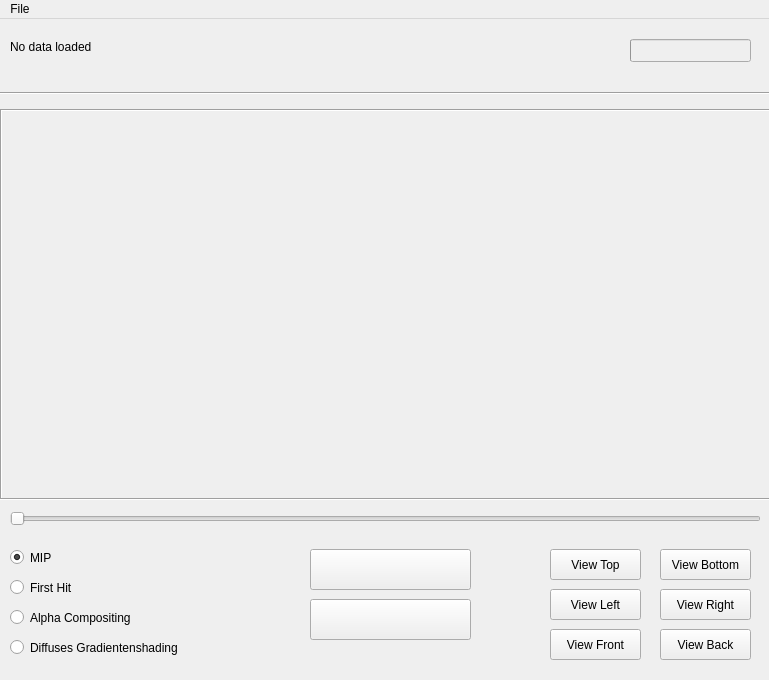
<?xml version="1.0" encoding="UTF-8"?>
<ui version="4.0">
 <class>MainWindow</class>
 <widget class="QMainWindow" name="MainWindow">
  <property name="geometry">
   <rect>
    <x>0</x>
    <y>0</y>
    <width>769</width>
    <height>680</height>
   </rect>
  </property>
  <property name="windowTitle">
   <string>Visualisierung 1</string>
  </property>
  <widget class="QWidget" name="centralwidget">
   <widget class="QLabel" name="labelTop">
    <property name="geometry">
     <rect>
      <x>10</x>
      <y>20</y>
      <width>1001</width>
      <height>16</height>
     </rect>
    </property>
    <property name="text">
     <string>No data loaded</string>
    </property>
   </widget>
   <widget class="QProgressBar" name="progressBar">
    <property name="enabled">
     <bool>false</bool>
    </property>
    <property name="geometry">
     <rect>
      <x>630</x>
      <y>20</y>
      <width>121</width>
      <height>23</height>
     </rect>
    </property>
    <property name="value">
     <number>0</number>
    </property>
    <property name="textVisible">
     <bool>false</bool>
    </property>
   </widget>
   <widget class="Line" name="line">
    <property name="geometry">
     <rect>
      <x>0</x>
      <y>49</y>
      <width>781</width>
      <height>51</height>
     </rect>
    </property>
    <property name="orientation">
     <enum>Qt::Horizontal</enum>
    </property>
   </widget>
   <widget class="QLabel" name="label">
    <property name="enabled">
     <bool>true</bool>
    </property>
    <property name="geometry">
     <rect>
      <x>0</x>
      <y>90</y>
      <width>771</width>
      <height>391</height>
     </rect>
    </property>
    <property name="autoFillBackground">
     <bool>false</bool>
    </property>
    <property name="frameShape">
     <enum>QFrame::Box</enum>
    </property>
    <property name="frameShadow">
     <enum>QFrame::Sunken</enum>
    </property>
    <property name="scaledContents">
     <bool>false</bool>
    </property>
    <property name="alignment">
     <set>Qt::AlignCenter</set>
    </property>
    <property name="value" stdset="0">
     <number>0</number>
    </property>
    <property name="textVisible" stdset="0">
     <bool>false</bool>
    </property>
   </widget>
   <widget class="QPushButton" name="CCW_rotation">
    <property name="geometry">
     <rect>
      <x>310</x>
      <y>530</y>
      <width>161</width>
      <height>41</height>
     </rect>
    </property>
    <property name="text">
     <string/>
    </property>
    <property name="icon">
     <iconset theme="ccw">
      <normaloff>CCW.png</normaloff>
      <normalon>CCW.png</normalon>CCW.png</iconset>
    </property>
    <property name="iconSize">
     <size>
      <width>200</width>
      <height>35</height>
     </size>
    </property>
   </widget>
   <widget class="QPushButton" name="CW_rotation">
    <property name="geometry">
     <rect>
      <x>310</x>
      <y>580</y>
      <width>161</width>
      <height>41</height>
     </rect>
    </property>
    <property name="text">
     <string/>
    </property>
    <property name="icon">
     <iconset theme="cw">
      <normaloff>CW.png</normaloff>
      <normalon>CW.png</normalon>CW.png</iconset>
    </property>
    <property name="iconSize">
     <size>
      <width>200</width>
      <height>40</height>
     </size>
    </property>
   </widget>
   <widget class="QSlider" name="color_bar">
    <property name="geometry">
     <rect>
      <x>10</x>
      <y>490</y>
      <width>751</width>
      <height>20</height>
     </rect>
    </property>
    <property name="orientation">
     <enum>Qt::Horizontal</enum>
    </property>
   </widget>
   <widget class="QRadioButton" name="MIP_trans">
    <property name="enabled">
     <bool>true</bool>
    </property>
    <property name="geometry">
     <rect>
      <x>10</x>
      <y>530</y>
      <width>301</width>
      <height>17</height>
     </rect>
    </property>
    <property name="text">
     <string>MIP </string>
    </property>
    <property name="checked">
     <bool>true</bool>
    </property>
   </widget>
   <widget class="QRadioButton" name="FirstHit_trans">
    <property name="geometry">
     <rect>
      <x>10</x>
      <y>560</y>
      <width>311</width>
      <height>17</height>
     </rect>
    </property>
    <property name="text">
     <string>First Hit </string>
    </property>
   </widget>
   <widget class="QRadioButton" name="alpha_trans">
    <property name="geometry">
     <rect>
      <x>10</x>
      <y>590</y>
      <width>281</width>
      <height>17</height>
     </rect>
    </property>
    <property name="text">
     <string>Alpha Compositing </string>
    </property>
   </widget>
   <widget class="QRadioButton" name="Grad_trans">
    <property name="geometry">
     <rect>
      <x>10</x>
      <y>620</y>
      <width>381</width>
      <height>17</height>
     </rect>
    </property>
    <property name="text">
     <string>Diffuses Gradientenshading</string>
    </property>
   </widget>
   <widget class="QPushButton" name="pushMinusZ">
    <property name="geometry">
     <rect>
      <x>660</x>
      <y>530</y>
      <width>91</width>
      <height>31</height>
     </rect>
    </property>
    <property name="text">
     <string>View Bottom</string>
    </property>
   </widget>
   <widget class="QPushButton" name="pushPlusY">
    <property name="geometry">
     <rect>
      <x>550</x>
      <y>570</y>
      <width>91</width>
      <height>31</height>
     </rect>
    </property>
    <property name="text">
     <string>View Left</string>
    </property>
   </widget>
   <widget class="QPushButton" name="pushPlusX">
    <property name="geometry">
     <rect>
      <x>550</x>
      <y>610</y>
      <width>91</width>
      <height>31</height>
     </rect>
    </property>
    <property name="text">
     <string>View Front</string>
    </property>
   </widget>
   <widget class="QPushButton" name="pushPlusZ">
    <property name="geometry">
     <rect>
      <x>550</x>
      <y>530</y>
      <width>91</width>
      <height>31</height>
     </rect>
    </property>
    <property name="text">
     <string>View Top</string>
    </property>
   </widget>
   <widget class="QPushButton" name="pushMinusY">
    <property name="geometry">
     <rect>
      <x>660</x>
      <y>570</y>
      <width>91</width>
      <height>31</height>
     </rect>
    </property>
    <property name="text">
     <string>View Right</string>
    </property>
   </widget>
   <widget class="QPushButton" name="pushMinusX">
    <property name="geometry">
     <rect>
      <x>660</x>
      <y>610</y>
      <width>91</width>
      <height>31</height>
     </rect>
    </property>
    <property name="text">
     <string>View Back</string>
    </property>
   </widget>
  </widget>
  <widget class="QMenuBar" name="menubar">
   <property name="geometry">
    <rect>
     <x>0</x>
     <y>0</y>
     <width>769</width>
     <height>21</height>
    </rect>
   </property>
   <widget class="QMenu" name="menuFile">
    <property name="title">
     <string>File</string>
    </property>
    <addaction name="actionOpen"/>
    <addaction name="separator"/>
    <addaction name="actionClose"/>
   </widget>
   <addaction name="menuFile"/>
  </widget>
  <action name="actionOpen">
   <property name="text">
    <string>Open ...</string>
   </property>
  </action>
  <action name="actionClose">
   <property name="text">
    <string>Close</string>
   </property>
  </action>
 </widget>
 <resources/>
 <connections/>
</ui>
